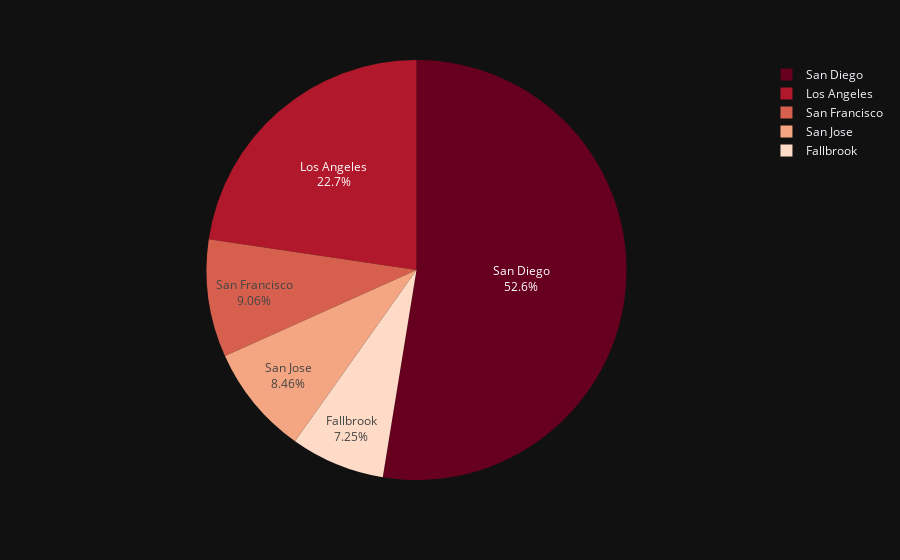

The code cell stored with this chart in its notebook:
### Code cell
fig = px.pie(most_int, values='City', names=most_int.index, color_discrete_sequence=px.colors.sequential.RdBu,labels={'index':'name'})
fig.update_traces(textposition='inside', textinfo='percent+label')
fig.show()

### Figure 1 — Plotly figure (JSON) as saved in the notebook; plotly's stock layout.template omitted (floating-point values rounded to 4 significant figures)
{"data": [{"domain": {"x": [0.0, 1.0], "y": [0.0, 1.0]}, "hovertemplate": "name=%{label}<br>City=%{value}<extra></extra>", "labels": ["San Diego", "Los Angeles", "San Francisco", "San Jose", "Fallbrook"], "legendgroup": "", "name": "", "showlegend": true, "values": [174, 75, 30, 28, 24], "type": "pie", "textinfo": "percent+label", "textposition": "inside"}], "layout": {"legend": {"tracegroupgap": 0}, "margin": {"t": 60}, "piecolorway": ["rgb(103,0,31)", "rgb(178,24,43)", "rgb(214,96,77)", "rgb(244,165,130)", "rgb(253,219,199)", "rgb(247,247,247)", "rgb(209,229,240)", "rgb(146,197,222)", "rgb(67,147,195)", "rgb(33,102,172)", "rgb(5,48,97)"]}}
